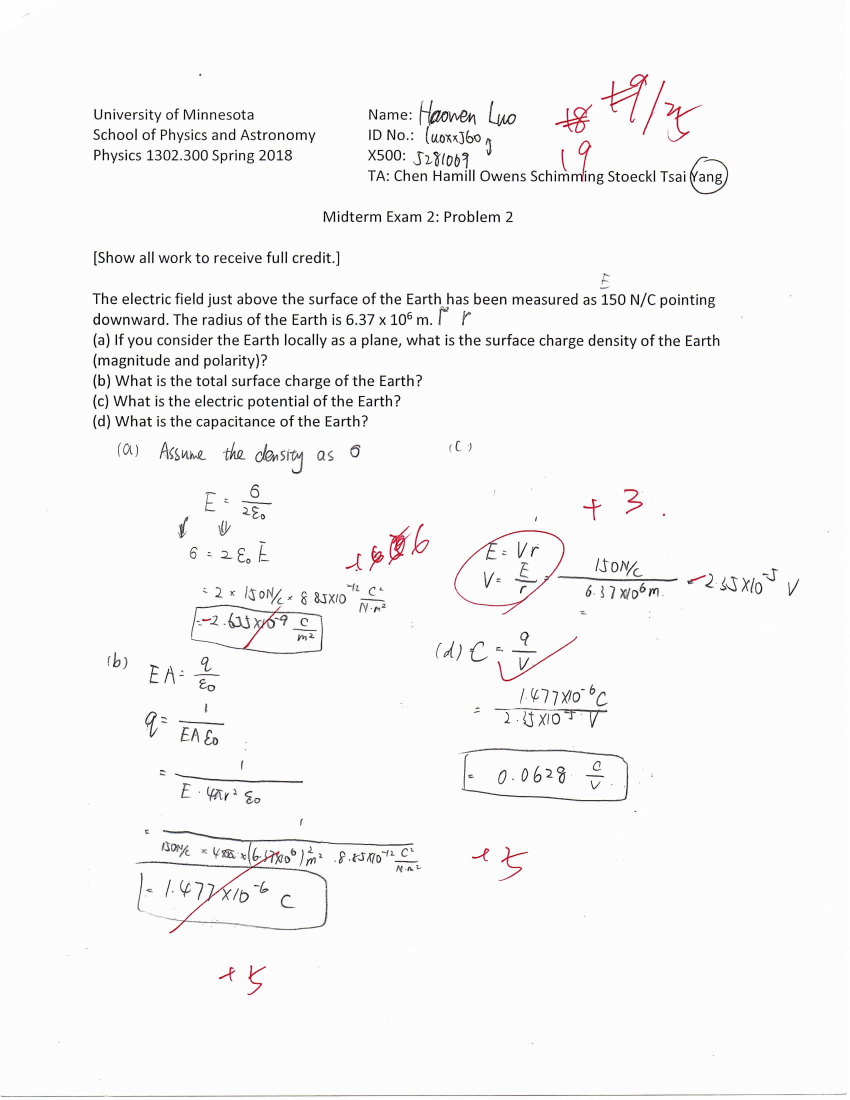
#> input picture img001/img001-1.jpg, 1700 x 2200 px (shown at 1/2 size)
$ python id.py img001/img001-1.jpg img001/img001-2.jpg   (older library calls are emulated)
#> lines starting #> are read from the running program, lines starting #| are printed output that depends on the picture; after the words box and inside, x2 and y2 are one past the last pixel; in counts of white or black regions, pixels touching at a corner belong together
#!/usr/bin/python

import sys
import os
import cv2
import imutils
import numpy as np
from pic_process import padding_image
from matplotlib import pyplot as plt

img = cv2.imread(str(sys.argv[1]),0)
#> img: shape (2200, 1700); min 0, max 255, mean 246.5

#Locate the ID area
id_area = img[240:290,830:1100]
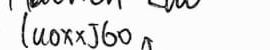
#> id_area: shape (50, 270); min 0, max 255, mean 230.6
blur = cv2.bilateralFilter(id_area,0,35,70)
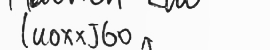
#> blur: shape (50, 270); min 28, max 252, mean 232.2
id_process = cv2.threshold(blur, 245, 255, cv2.THRESH_BINARY_INV)[1]
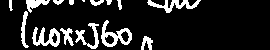
#> id_process: shape (50, 270); 13.5% white; 15 white regions (1 under 20 px)
contours = cv2.findContours(id_process.copy(), cv2.RETR_EXTERNAL, cv2.CHAIN_APPROX_SIMPLE)
#> contours = 15 contours, 4 with area under 20; largest, box (x1, y1, x2, y2) and area: (101, 20, 132, 47) 382, (32, 27, 60, 47) 264, (147, 0, 201, 13) 205, (75, 23, 99, 49) 156, (26, 0, 50, 13) 120
contours = contours[0] if imutils.is_cv2() else contours[1]
#plt.imshow(id_process,'gray')
#plt.show()
id_digits = []
for contour in contours:
    (x ,y, w, h) = cv2.boundingRect(contour)
    #Find the viable number digits based on the size of contour
    if (w <=5  and h >= 16) or (w >= 15 and h >= 15):
       # [8 lines of commented-out code are left out]
        id_digits.append((x, y, w, h))
#> this loop made 15 passes
#> (x, y, w, h) on passes 1, 2, 3, 4, 5, 6, 7, 8, 9, 10, 12, 13: (141, 36, 12, 14), (60, 28, 14, 18), (32, 27, 28, 20), (75, 23, 24, 26), (101, 20, 31, 27), (21, 11, 8, 37), (147, 0, 54, 13), (117, 0, 5, 10), (106, 0, 6, 5), (90, 0, 14, 6), (69, 0, 5, 5), (53, 0, 11, 5)
#> (contour, x, y, w, h) on pass 11: ([[82, 0], [83, 1], [84, 1], [84, 0]], 82, 0, 3, 2)
#> after the loop, id_digits = [(32, 27, 28, 20), (75, 23, 24, 26), (101, 20, 31, 27)]
if not len(id_digits) == 7:
    error_msg = 'Unable to locate ID from '+repr(sys.argv[1])
#> (the run stopped early here; a loop or call above may not have finished)

$ run again, on img001/img001-3.jpg
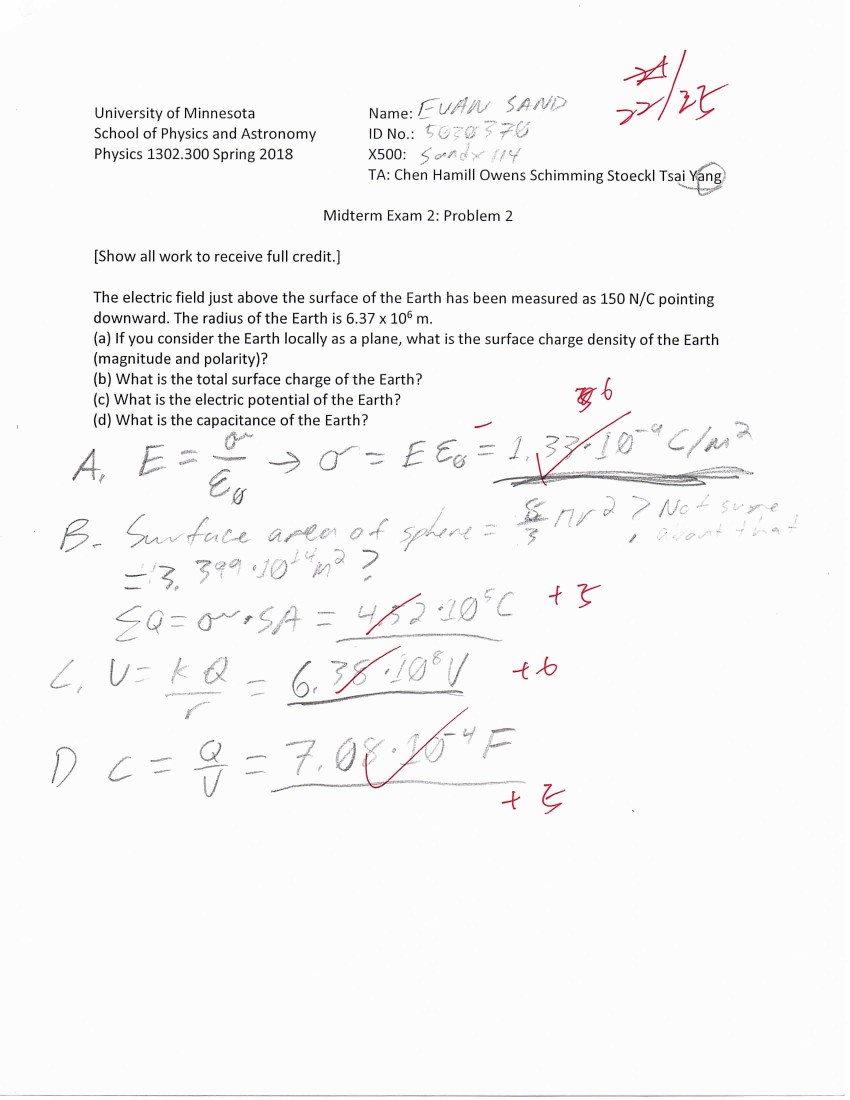
#> input picture img001/img001-3.jpg, 1700 x 2200 px (shown at 1/2 size)
#> `blur = cv2.bilateralFilter(id_area,0,35,70)`:
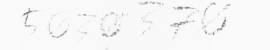
#> blur: shape (50, 270); min 127, max 250, mean 246.3
#> `id_process = cv2.threshold(blur, 245, 255, cv2.THRESH_BINARY_INV)[1]`:
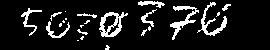
#> id_process: shape (50, 270); 11.1% white; 23 white regions (12 under 20 px)
#> contours = 23 contours, 15 with area under 20; largest, box (x1, y1, x2, y2) and area: (99, 12, 128, 37) 424, (170, 6, 199, 40) 192, (197, 2, 227, 36) 170, (21, 8, 42, 36) 82, (46, 21, 70, 38) 74, (138, 1, 165, 8) 66, (141, 9, 157, 27) 46, (77, 13, 97, 18) 20
#> the loop `for contour in contours:` made 23 passes
#> (x, y, w, h) on passes 1, 3, 4, 5, 6, 7, 8, 9: (105, 45, 5, 5), (80, 36, 4, 4), (141, 29, 6, 7), (77, 29, 11, 6), (148, 26, 3, 5), (80, 25, 4, 3), (59, 23, 3, 4), (46, 21, 24, 17)
#> after the loop `for contour in contours:`: id_digits = [(46, 21, 24, 17), (99, 12, 29, 25), (141, 9, 16, 18), (21, 8, 21, 28), (170, 6, 29, 34), (197, 2, 30, 34)]

$ run again, on img001/img001-4.jpg
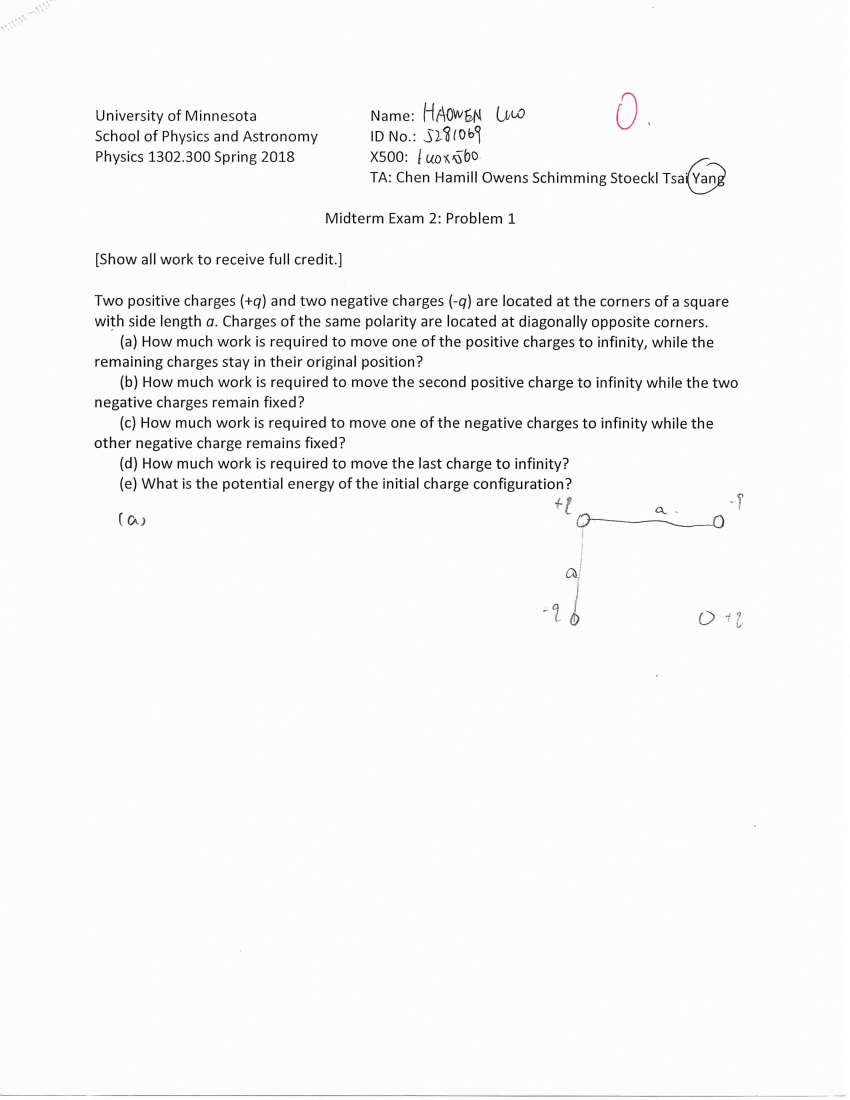
#> input picture img001/img001-4.jpg, 1700 x 2200 px (shown at 1/2 size)
#> `blur = cv2.bilateralFilter(id_area,0,35,70)`:
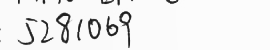
#> blur: shape (50, 270); min 26, max 252, mean 238.4
#> `id_process = cv2.threshold(blur, 245, 255, cv2.THRESH_BINARY_INV)[1]`:
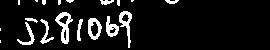
#> id_process: shape (50, 270); 9.2% white; 19 white regions (9 under 20 px)
#> contours = 19 contours, 9 with area under 20; largest, box (x1, y1, x2, y2) and area: (55, 12, 73, 44) 264, (88, 18, 102, 40) 212, (119, 11, 132, 48) 174, (106, 16, 119, 37) 136, (17, 22, 35, 45) 80
#> the loop `for contour in contours:` made 19 passes
#> (x, y, w, h) on passes 3 to 10: (17, 22, 18, 23), (77, 19, 6, 22), (40, 19, 14, 25), (88, 18, 14, 22), (25, 18, 13, 5), (106, 16, 13, 21), (55, 12, 18, 32), (119, 11, 13, 37)
#> after the loop `for contour in contours:`: id_digits = [(17, 22, 18, 23), (55, 12, 18, 32)]

$ run again, on img001/img001-5.jpg
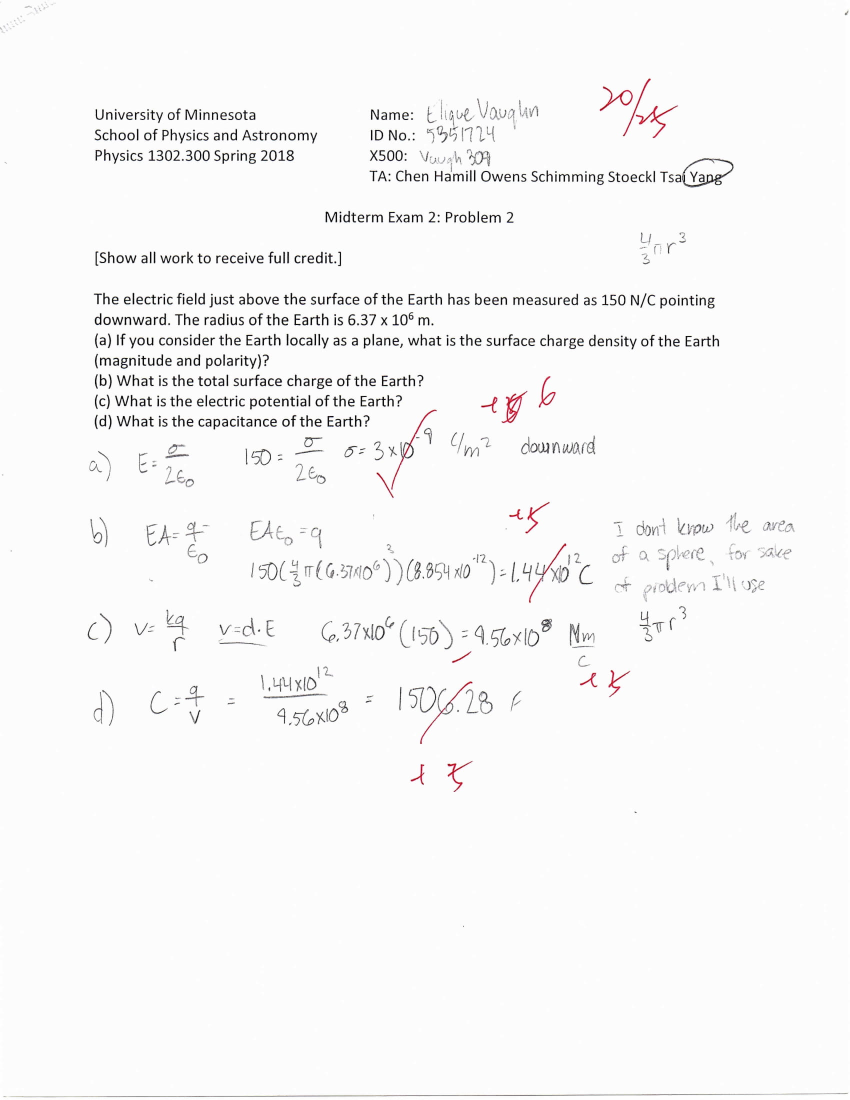
#> input picture img001/img001-5.jpg, 1700 x 2200 px (shown at 1/2 size)
#> `id_process = cv2.threshold(blur, 245, 255, cv2.THRESH_BINARY_INV)[1]`:
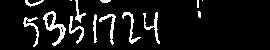
#> id_process: shape (50, 270); 8.6% white in thin lines or dots, all inside (x1, y1, x2, y2) = (23, 0, 203, 47)
#> contours = 14 contours, 5 with area under 20; largest, box (x1, y1, x2, y2) and area: (43, 11, 66, 46) 262, (99, 14, 116, 45) 86, (122, 12, 141, 44) 81, (143, 12, 160, 44) 80, (23, 17, 39, 47) 78
#> the loop `for contour in contours:` made 14 passes
#> (x, y, w, h) on passes 1 to 8: (23, 17, 16, 30), (69, 16, 15, 28), (99, 14, 17, 31), (93, 14, 4, 29), (143, 12, 17, 32), (122, 12, 19, 32), (198, 11, 3, 7), (43, 11, 23, 35)
#> after the loop `for contour in contours:`: id_digits = [(23, 17, 16, 30), (69, 16, 15, 28), (99, 14, 17, 31), (93, 14, 4, 29), (143, 12, 17, 32), (122, 12, 19, 32), (43, 11, 23, 35)]
#> the loop `for digit in id_digits:` made 7 passes
#> after the loop `for digit in id_digits:`:
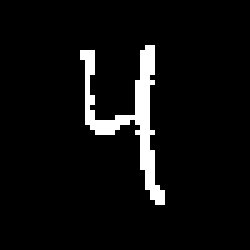
#> id_digit_padded: shape (50, 50) (shown 5 times larger); 5.4% white in thin lines or dots, all inside (x1, y1, x2, y2) = (16, 9, 33, 41)
#> after the loop `for digit in id_digits:`: count = 8
